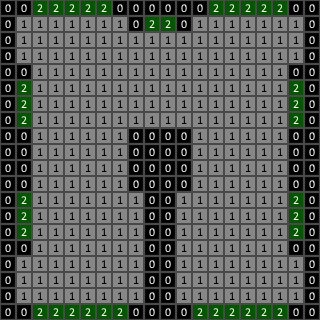

A 2D game scene composited from a Tiled map and its tileset images. What follows is a short description and the map's XML, with every tile layer's data as written:
An orthogonal 20x20 tile map with 16x16 px tiles, 1 tile layer (Tile Layer 1).

<map version="1.4" tiledversion="1.4.3" orientation="orthogonal" renderorder="right-down" width="20" height="20" tilewidth="16" tileheight="16" infinite="0" nextlayerid="2" nextobjectid="1">
 <tileset firstgid="1" source="tiledTiles.tsx" />
 <layer id="1" name="Tile Layer 1" width="20" height="20">
  <data encoding="csv">
1,1,3,3,3,3,3,1,1,1,1,1,1,3,3,3,3,3,1,1,
1,2,2,2,2,2,2,2,1,3,3,1,2,2,2,2,2,2,2,1,
1,2,2,2,2,2,2,2,2,2,2,2,2,2,2,2,2,2,2,1,
1,2,2,2,2,2,2,2,2,2,2,2,2,2,2,2,2,2,2,1,
1,1,2,2,2,2,2,2,2,2,2,2,2,2,2,2,2,2,1,1,
1,3,2,2,2,2,2,2,2,2,2,2,2,2,2,2,2,2,3,1,
1,3,2,2,2,2,2,2,2,2,2,2,2,2,2,2,2,2,3,1,
1,3,2,2,2,2,2,2,2,2,2,2,2,2,2,2,2,2,3,1,
1,1,2,2,2,2,2,2,1,1,1,1,2,2,2,2,2,2,1,1,
1,1,2,2,2,2,2,2,1,1,1,1,2,2,2,2,2,2,1,1,
1,1,2,2,2,2,2,2,1,1,1,1,2,2,2,2,2,2,1,1,
1,1,2,2,2,2,2,2,1,1,1,1,2,2,2,2,2,2,1,1,
1,3,2,2,2,2,2,2,2,1,1,2,2,2,2,2,2,2,3,1,
1,3,2,2,2,2,2,2,2,1,1,2,2,2,2,2,2,2,3,1,
1,3,2,2,2,2,2,2,2,1,1,2,2,2,2,2,2,2,3,1,
1,1,2,2,2,2,2,2,2,1,1,2,2,2,2,2,2,2,1,1,
1,2,2,2,2,2,2,2,2,1,1,2,2,2,2,2,2,2,2,1,
1,2,2,2,2,2,2,2,2,1,1,2,2,2,2,2,2,2,2,1,
1,2,2,2,2,2,2,2,2,1,1,2,2,2,2,2,2,2,2,1,
1,1,3,3,3,3,3,3,1,1,1,1,3,3,3,3,3,3,1,1
</data>
 </layer>
</map>